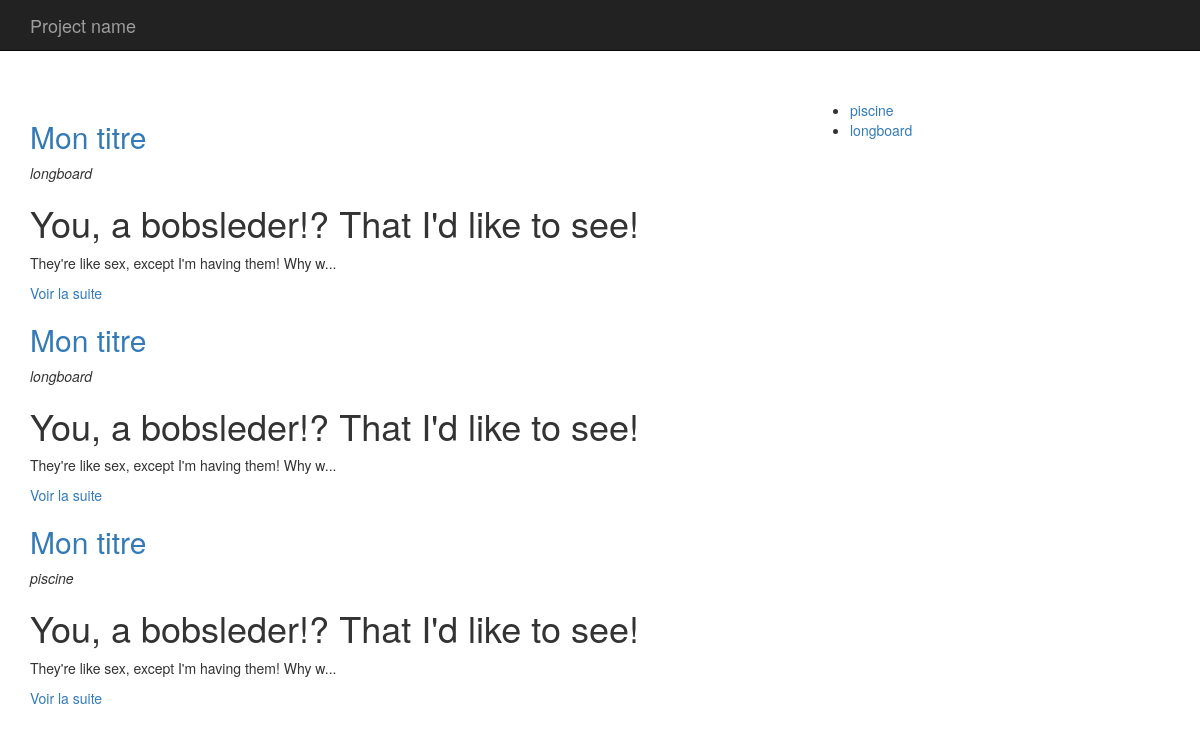
The page / on the database its author committed.
### tables this page shows
CREATE TABLE IF NOT EXISTS `articles` (
  `id` int(11) NOT NULL AUTO_INCREMENT,
  `titre` varchar(255) DEFAULT NULL,
  `contenu` longtext,
  `date` datetime DEFAULT NULL,
  `category_id` int(11) DEFAULT NULL,
  PRIMARY KEY (`id`),
  KEY `category` (`category_id`)
);

CREATE TABLE IF NOT EXISTS `categories` (
  `id` int(11) NOT NULL AUTO_INCREMENT,
  `titre` varchar(255) DEFAULT NULL,
  PRIMARY KEY (`id`),
  KEY `id` (`id`)
);

### core/Controller/Controller.php (called while the page is built, shortened)
<?php
class Controller{
    protected $viewPath;
    protected $template;
    protected function render($view, $variables = []){
        extract($variables);
        require($this->viewPath . str_replace('.', '/', $view) . '.php');
        $content = ob_get_clean();
        require($this->viewPath . 'templates/' . $this->template . '.php');
    }
}

### app/Controller/PostsController.php (called while the page is built, shortened)
<?php
class PostsController extends AppController{
    public function index(){
        $posts = $this->Post->last();
        $categories = $this->Category->all();
        $this->render('posts.index', compact('posts', 'categories'));
    }
}

### public/index.php (called while the page is built, shortened)
<?php
if(isset($_GET['p'])){
    $page = $_GET['p'];
}else{
    $page = 'posts.index';
}
$page = explode('.', $page);
if($page[0] == 'admin'){
    $controller = '\App\Controller\Admin\\' . ucfirst($page[1]) . 'Controller';
    $action = $page[2];
} else{
    $action = $page[1];
}
$controller = new $controller();
$controller->$action();

### core/Table/Table.php (called while the page is built, shortened)
<?php
class Table
{
    protected $table;
    protected $db;
    public function __construct(Database $db)
    {
        $this->db = $db;
    }
    public function all(){
        return $this->query('SELECT * FROM ' . $this->table);
    }
    public function query($statement, $attributes = null, $one = false){
        if($attributes){
            return $this->db->prepare(
                $statement,
                $attributes,
                str_replace('Table', 'Entity', get_class($this)),
                $one
            );
        } else {
            return $this->db->query(
                $statement,
                str_replace('Table', 'Entity', get_class($this)),
                $one
            );
        }
    }
}

### core/Database/MysqlDatabase.php (called while the page is built, shortened)
<?php
class MysqlDatabase extends Database{
    private $db_name;
    private $db_user;
    private $db_pass;
    private $db_host;
    private $pdo;
    public function __construct($db_name, $db_user = 'root', $db_pass = 'root', $db_host = 'localhost'){
        $this->db_name = $db_name;
        $this->db_user = $db_user;
        $this->db_pass = $db_pass;
        $this->db_host = $db_host;
    }
    private function getPDO(){
        if($this->pdo === null){
            $pdo = new PDO('mysql:dbname=' . $this->db_name . ';host=' . $this->db_host, $this->db_user, $this->db_pass);
            $pdo->setAttribute(PDO::ATTR_ERRMODE, PDO::ERRMODE_EXCEPTION);
            $this->pdo = $pdo;
        }
        return $this->pdo;
    }
    public function query($statement, $class_name = null, $one = false){
        $req = $this->getPDO()->query($statement);
        if($class_name === null){
            $req->setFetchMode(PDO::FETCH_OBJ);
        } else {
            $req->setFetchMode(PDO::FETCH_CLASS, $class_name);
        }
        if($one) {
            $datas = $req->fetch();
        } else {
            $datas = $req->fetchAll();
        }
        return $datas;
    }
}

### app/Table/PostTable.php (called while the page is built, shortened)
<?php
class PostTable extends Table{
    public function last(){
        return $this->query("
            SELECT articles.id, articles.titre, articles.contenu, articles.date, categories.titre as categorie
            FROM articles
            LEFT JOIN categories ON category_id = categories.id
            ORDER BY articles.date DESC");
    }
}

### app/Autoloader.php (called while the page is built, shortened)
<?php
class Autoloader{
    static function autoload($class){
        if (strpos($class, __NAMESPACE__ . '\\') === 0){
            $class = str_replace(__NAMESPACE__ . '\\', '', $class);
            $class = str_replace('\\', '/', $class);
        }
    }
}

### core/Autoloader.php (called while the page is built, shortened)
<?php
class Autoloader{
    static function autoload($class){
        if (strpos($class, __NAMESPACE__ . '\\') === 0){
            $class = str_replace(__NAMESPACE__ . '\\', '', $class);
            $class = str_replace('\\', '/', $class);
        }
    }
}

### core/Entity/Entity.php (called while the page is built, shortened)
<?php
class Entity {
    public function __get($key){
        $method = 'get' . ucfirst($key);
        $this->$key = $this->$method();
        return $this->$key;
    }
}

### app/Entity/CategoryEntity.php (called while the page is built, shortened)
<?php
class CategoryEntity extends Entity{
    public function getUrl(){
        return 'index.php?p=posts.category&id=' . $this->id;
    }
}

### app/Views/posts/index.php (the view)
<div class="row">
    <div class="col-sm-8">
        <?php foreach ($posts as $post): ?>
            <h2><a href="<?= $post->url ?>"><?= $post->titre; ?></a></h2>
            <p><em><?= $post->categorie; ?></em></p>
            <p><?= $post->extrait; ?></p>
        <?php endforeach; ?>
    </div>
    <div class="col-sm-4">
        <ul>
        <?php foreach($categories as $categorie): ?>
            <li><a href="<?= $categorie->url; ?>"><?= $categorie->titre; ?></a></li>
        <?php endforeach; ?>
        </ul>
    </div>
</div>

### app/Entity/PostEntity.php (shortened to what this page needs)
<?php
class PostEntity extends Entity{
    public function getUrl(){
        return 'index.php?p=posts.show&id=' . $this->id;
    }
    public function getExtrait(){
        $html = '<p>' . substr($this->contenu, 0, 100) . '...</p>';
        $html .= '<p><a href="' . $this->getURL() . '">Voir la suite</a></p>';
        return $html;
    }
}

### app/Views/templates/default.php (shortened to what this page needs)
<!DOCTYPE html>
<html lang="en">
<head>
    <link href="//maxcdn.bootstrapcdn.com/bootstrap/3.3.2/css/bootstrap.min.css" rel="stylesheet">
</head>
<body>
<nav class="navbar navbar-inverse navbar-fixed-top">
    <div class="container">
        <div class="navbar-header">
            <a class="navbar-brand" href="index.php">Project name</a>
        </div>
    </div>
</nav>
<div class="container">
    <div class="starter-template" style="padding-top: 100px;">
        <?= $content; ?>
    </div>
</div>
</body>
</html>

### rows shown on the page
articles: titre "Mon titre", category.titre "longboard", contenu "You, a bobsleder!? That I'd like to see! They're like sex, except I'm having them! Why w"
articles: titre "Mon titre", category.titre "longboard", contenu "You, a bobsleder!? That I'd like to see! They're like sex, except I'm having them! Why w"
articles: titre "Mon titre", category.titre "piscine", contenu "You, a bobsleder!? That I'd like to see! They're like sex, except I'm having them! Why w"
categories: titre "piscine"
categories: titre "longboard"
